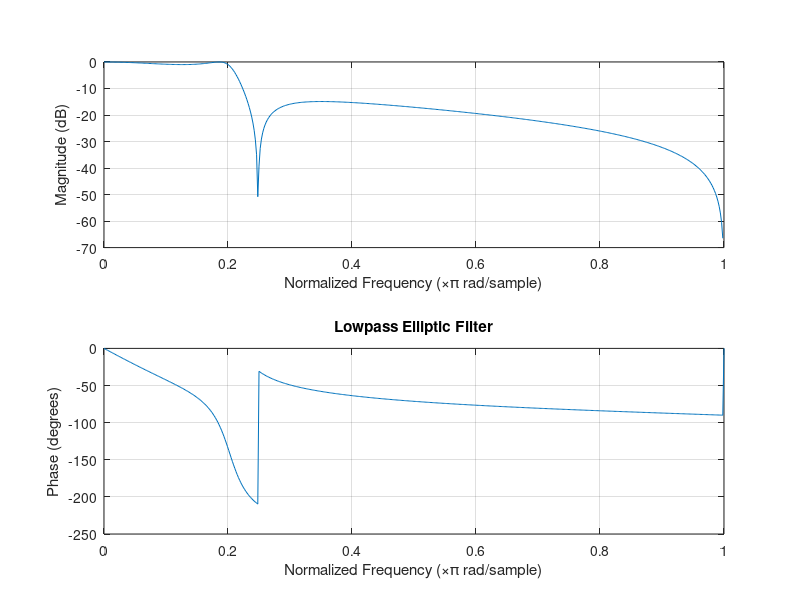
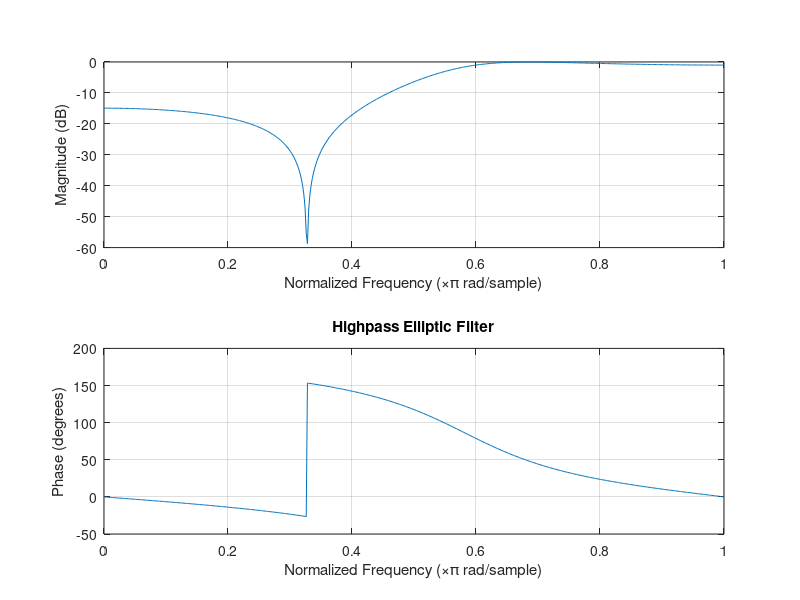

MATLAB code to generate these figures, in order: (Note: this script raises an error after producing the figures.)
% using documentation found at https://www.mathworks.com/help/signal/ref/ellipord.html

%%%%%%%%%%%%%%%%%%% Part (a) - Lowpass Filter %%%%%%%%%%%%%%%%%%%
figure;
% given values for lowpass filter
Wp = 0.2;
Ws = 0.3;
Rp = 1;
As = 15;

[n, Wn] = ellipord(Wp, Ws, Rp, As);
[b, a] = ellip(n, Rp, As, Wn, 'low');

% frequency response using freqz
freqz(b, a);
title('Lowpass Elliptic Filter');

%%%%%%%%%%%%%%%%%%% Part (b) - Highpass Filter %%%%%%%%%%%%%%%%%%%
figure;
% given values for highpass filter
Wp = 0.6;
Ws = 0.4;
Rp = 1;
As = 15;

[n, Wn] = ellipord(Wp, Ws, Rp, As);
[b, a] = ellip(n, Rp, As, Wn, 'high');

% frequency response using freqz
freqz(b, a);
title('Highpass Elliptic Filter');

%%%%%%%%%%%%%%%%%%% Part (c) - Bandpass Filter %%%%%%%%%%%%%%%%%%%
figure;
% given values for bandpass filter
Wp = [0.4, 0.6];
Ws = [0.3, 0.75];
Rp = 1;
As = 40;

[n, Wn] = ellipord(Wp, Ws, Rp, As);
[b, a] = ellip(n, Rp, As, Wn, 'bandpass');

% frequency response using freqz
freqz(b, a);
title('Bandpass Elliptic Filter');

%%%%%%%%%%%%%%%%%%% Part (d) - Bandstop Filter %%%%%%%%%%%%%%%%%%%
figure;
% given values for bandstop filter
Wp = [0.25, 0.8];
Ws = [0.4, 0.7];
Rp = 1;
As = 40;

[n, Wn] = ellipord(Wp, Ws, Rp, As);
[b, a] = ellip(n, Rp, As, Wn, 'stop');

% frequency response using freqz
freqz(b, a);
title('Bandstop Elliptic Filter');
